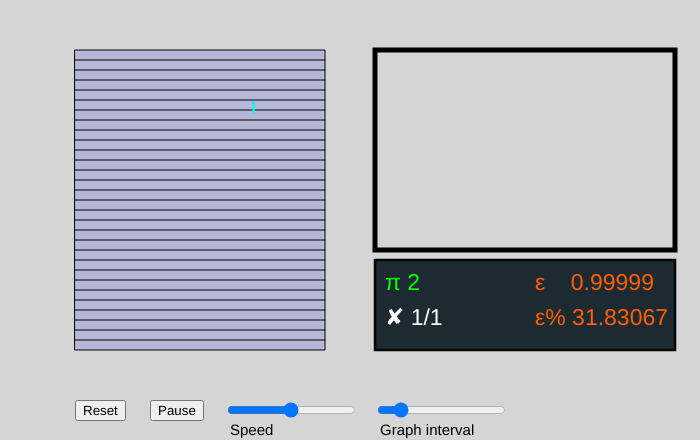
Frame 1 (no input)
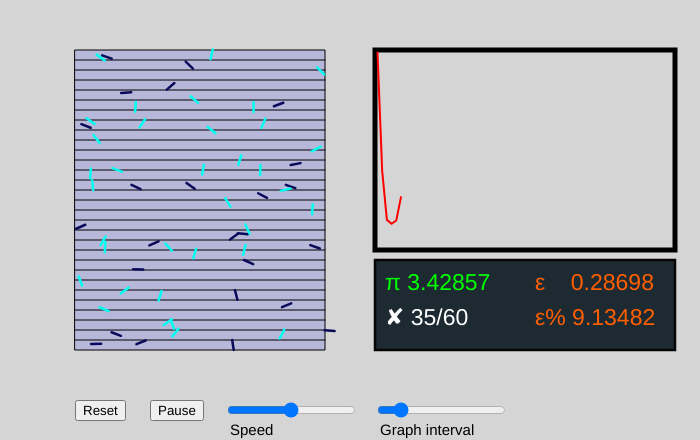
Frame 60 (no input)
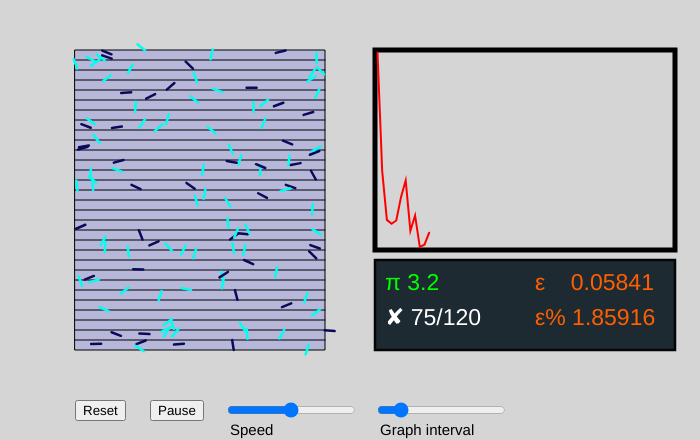
Frame 120 (the mouse pressed at the canvas centre since frame 60)

The p5.js sketch that drew these frames (run headless with seeded random() and noise() and a simulated clock; from frame 60 on, the mouse is pressed at the canvas centre):

// p5.js sketch
// ── sketch.js
const CANVAS_WIDTH = 700;
const CANVAS_HEIGHT = 440;
const RECT_X1 = 75;
const RECT_Y1 = 50;
const RECT_WIDTH = 250;
const RECT_HEIGHT = 300;
const NEEDLE_LENGTH = 10;
const TOTAL_LINES = RECT_HEIGHT / NEEDLE_LENGTH - 1;
let TOTAL_NEEDLES = 628;
const NEEDLE_THICKNESS = 2.5;

const BG_COLOR = "#D5D5D5";
const ENV_COLOR = "#B7B7DA";
const GRID_COLOR = "#000";
const NEEDLE_COLOR = "#0A0A5A";
const CROSSING_NEEDLE_COLOR = "#00FFF0";

const GRAPH_WIDTH = 300;
const GRAPH_HEIGHT = 200;
const GRAPH_MARGIN_LEFT = 50;
const REPORT_HEIGHT = 90;
const REPORT_TEXT_SIZE = 23;
const REPORT_MARGIN_TOP = 10;
const PI_REPORT_COLOR = "#00FF00";
const CROSS_REPORT_COLOR = "#FFFFFF";
const REPORT_BOX_COLOR = "#1E2A32";
const ERROR_REPORT_COLOR = "#ff5f00";

let needles = [];
let errors = [];
let looping = true;
let fps = 60;

let resetButton;
let pauseButton;
let fpsSlider;
let errorIntervalSlider;

function setup() {
  createCanvas(CANVAS_WIDTH, CANVAS_HEIGHT);
  frameRate(fps);

  resetButton = createButton("Reset");
  resetButton.position(RECT_X1, RECT_Y1 + RECT_HEIGHT + 50);
  resetButton.mousePressed(resetSimulation);

  pauseButton = createButton("Pause");
  pauseButton.position(RECT_X1 + 75, RECT_Y1 + RECT_HEIGHT + 50);
  pauseButton.mousePressed(toggleSimulation);

  fpsSlider = createSlider(1, 60, 30);
  fpsSlider.position(RECT_X1 + 150, RECT_Y1 + RECT_HEIGHT + 50);

  errorIntervalSlider = createSlider(1, TOTAL_NEEDLES / 10, 10, 1);
  errorIntervalSlider.position(RECT_X1 + 300, RECT_Y1 + RECT_HEIGHT + 50);
}

function draw() {
  fps = fpsSlider.value();
  frameRate(fps);
  background(BG_COLOR);
  simulate();
}

function simulate() {
  drawEnvironment();
  generateRandomNeedle();
  drawNeedles();
  showReport();
  graph();
}

function drawEnvironment() {
  strokeWeight(1);
  fill(ENV_COLOR);
  stroke(GRID_COLOR);

  // Draw Paper
  rect(RECT_X1, RECT_Y1, RECT_WIDTH, RECT_HEIGHT);

  // Draw Horizontal Lines
  for (let i = 1; i <= TOTAL_LINES; i++) {
    const yPosition = RECT_Y1 + i * NEEDLE_LENGTH;
    line(RECT_X1, yPosition, RECT_X1 + RECT_WIDTH, yPosition);
  }
}

function drawNeedles() {
  strokeWeight(NEEDLE_THICKNESS);
  needles.forEach((needle) => {
    const isCross = checkCross(needle);
    stroke(isCross ? CROSSING_NEEDLE_COLOR : NEEDLE_COLOR);
    const { p1, p2 } = needle;
    line(p1.x, p1.y, p2.x, p2.y);
  });
}

function generateRandomNeedle() {
  if (needles.length >= TOTAL_NEEDLES) {
    
    return;
  }
  const p1 = randomPosition();
  const dir = randomUnitVector();
  const p2 = calcPoint2(p1, dir);
  needles.push({ p1, p2 });
}

function randomPosition(
  x1 = RECT_X1,
  y1 = RECT_Y1,
  x2 = RECT_X1 + RECT_WIDTH,
  y2 = RECT_Y1 + RECT_HEIGHT
) {
  const randX = random(min(x1, x2), max(x1, x2));
  const randY = random(min(y1, y2), max(y1, y2));
  return createVector(randX, randY);
}

function randomUnitVector() {
  return p5.Vector.fromAngle(random(TWO_PI));
}

function calcPoint2(point1, dir, len = NEEDLE_LENGTH) {
  return p5.Vector.add(point1, dir.copy().mult(len));
}

function checkCross(needle) {
  const { p1, p2 } = needle;
  return findRegion(p1) !== findRegion(p2);
}

function findRegion(point) {
  for (let i = 0; i <= TOTAL_LINES; i++) {
    const y1 = RECT_Y1 + i * NEEDLE_LENGTH;
    if (point.y > y1 && point.y < y1 + NEEDLE_LENGTH) {
      return `${y1}-${y1 + NEEDLE_LENGTH}`;
    }
  }
  return -1;
}

function countCrosses() {
  const totalCrosses = needles.filter((needle) => checkCross(needle)).length;
  if (totalCrosses === 0) {
    console.warn("Total crosses is zero!");
  }
  return totalCrosses;
}

function evaluatePI(totalCrosses) {
  const totalNeedles = needles.length;
  return totalCrosses === 0 ? 0 : (2 * totalNeedles) / totalCrosses;
}

function showReport() {
  const x1 = RECT_X1 + RECT_WIDTH + GRAPH_MARGIN_LEFT;
  const y1 = RECT_Y1 + GRAPH_HEIGHT + REPORT_MARGIN_TOP;
  stroke(5);
  const totalCrosses = countCrosses();
  let pi = evaluatePI(totalCrosses);
  let error = calcError(pi);
  errors.push(error);
  let errorPercentage = calcPercentageError(error);
  pi = roundTo(pi, 5);
  error = roundTo(error, 5);
  errorPercentage = roundTo(errorPercentage, 5);
  fill(REPORT_BOX_COLOR);
  rect(x1, y1, GRAPH_WIDTH, REPORT_HEIGHT);
  noStroke();
  textSize(REPORT_TEXT_SIZE);
  showText(`π ${pi}`, x1 + 10, y1 + REPORT_MARGIN_TOP + 20, PI_REPORT_COLOR);
  showText(
    `ε    ${error}`,
    x1 + 160,
    y1 + REPORT_MARGIN_TOP + 20,
    ERROR_REPORT_COLOR
  );
  showText(
    `✘ ${totalCrosses}/${needles.length}`,
    x1 + 10,
    y1 + REPORT_MARGIN_TOP + 55,
    CROSS_REPORT_COLOR
  );
  showText(
    `ε% ${errorPercentage}`,
    x1 + 160,
    y1 + REPORT_MARGIN_TOP + 55,
    ERROR_REPORT_COLOR
  );
  textSize(15);
  showText("Speed", RECT_X1 + 155, RECT_Y1 + RECT_HEIGHT + 85, "#000");
  showText("Graph interval", RECT_X1 + 305, RECT_Y1 + RECT_HEIGHT + 85, "#000");
}

function showText(txt, x, y, fillColor) {
  fill(fillColor);
  text(txt, x, y);
}

function roundTo(num, decimals) {
  const factor = pow(10, decimals);
  return round(num * factor) / factor;
}

function resetSimulation() {
  needles = [];
  errors = [];
  loop();
}

function pauseSimulation() {
  noLoop();
  looping = false;
  pauseButton.html("Resume");
}

function resumeSimulation() {
  loop();
  looping = true;
  pauseButton.html("Pause");
}

function toggleSimulation() {
  if (needles.length === TOTAL_NEEDLES) return;
  if (looping) {
    pauseSimulation();
  } else {
    resumeSimulation();
  }
}

function calcError(estimated, expected = Math.PI) {
  const err = abs(estimated - expected);
  if (err > 1) return 0.99999;
  return err;
}

function calcPercentageError(error, expected = Math.PI) {
  return (error / expected) * 100;
}

function graph() {
  stroke(0);
  const strokewidth = 5;
  const halfStrokewidth = strokewidth / 2;
  strokeWeight(strokewidth);
  noFill();
  const x1 = RECT_X1 + RECT_WIDTH + GRAPH_MARGIN_LEFT;
  const y1 = RECT_Y1;
  const x2 = x1 + GRAPH_WIDTH;
  const y2 = y1 + GRAPH_HEIGHT;
  rect(x1, y1, GRAPH_WIDTH, GRAPH_HEIGHT);
  stroke(255, 0, 0);
  strokeWeight(2);
  beginShape();
  let interval = errorIntervalSlider.value();
  for (let index = 0; index < needles.length; index += interval) {
    const error = errors[index];
    const x = map(
      index,
      0,
      TOTAL_NEEDLES,
      x1 + halfStrokewidth,
      x2 - halfStrokewidth
    );
    const y = map(error, 0, 1, y2 - halfStrokewidth, y1 + halfStrokewidth);
    vertex(x, y);
  }

  endShape();
}
